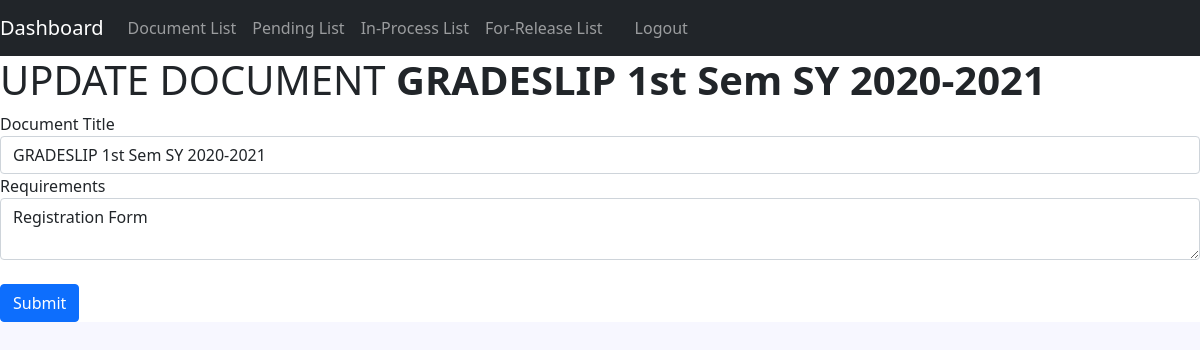
The page /optimized/public/registrar_view/documents/update.php?document_id=1 on the database its author committed.
### tables this page shows
CREATE TABLE `documents` (
  `document_id` int(10) NOT NULL,
  `document_name` varchar(50) NOT NULL,
  `requirements` longtext NOT NULL
);

### optimized/public/registrar_view/documents/update.php (the view, shortened to what this page needs)
<?php
require_once "../../../resource/opt/database.php";
$id =$_GET['document_id'] ?? null;
$statement = $pdo->prepare('SELECT * FROM documents WHERE document_id = :id');
$statement->bindValue(':id', $id);
$statement->execute();
$document = $statement->fetch(PDO::FETCH_ASSOC);
$title =$document['document_name'];
$requirements =$document['requirements'];
?>
<?php include_once "../../../resource/opt/header.php"; ?>
  </head>
  <body>
<?php include_once "../../../resource/opt/nav.php"; ?>
<h1>UPDATE DOCUMENT&nbsp;<b><?php echo $document['document_name'] ?></b></h1>
<?php include_once "../../../resource/opt/form.php"?>
  </body>
</html>

### optimized/resource/opt/form.php (shortened to what this page needs)
<form action="" method="post">
<div class="form-group">
  <label>Document Title</label>
  <input type="text" class="form-control" name="title" placeholder="Enter Title" value="<?php echo $title ?>">
</div>
<div class="form-group">
  <label>Requirements</label>
  <textarea class="form-control" name="requirements" placeholder="Enter Requirements"><?php echo $requirements ?></textarea>
</div>
<br />
<button type="submit" class="btn btn-primary">Submit</button>
  </form>

### optimized/resource/CssJs/style.css (style rules this page uses)
html, body { background-color: #F7F7FF; }

### rows shown on the page
documents: document_name "GRADESLIP 1st Sem SY 2020-2021", title "GRADESLIP 1st Sem SY 2020-2021", requirements "Registration Form"
